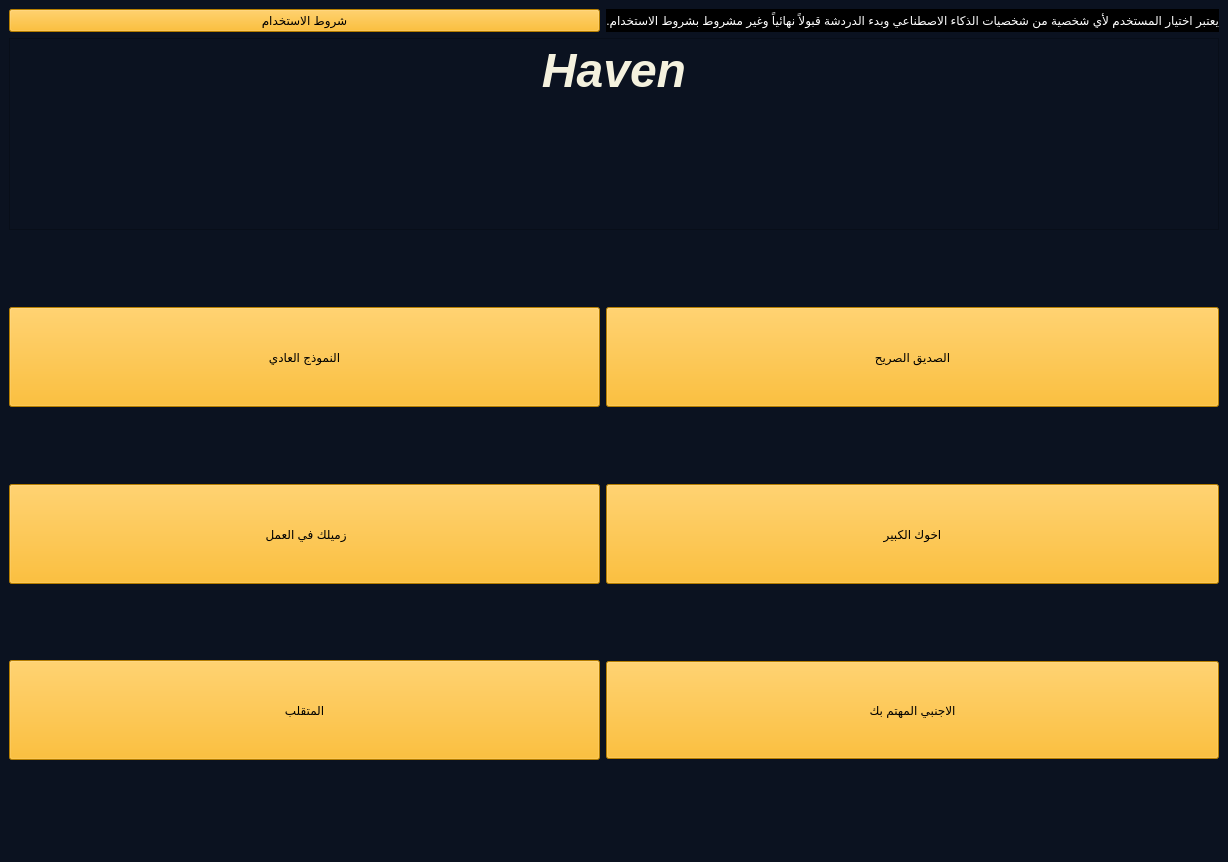
<?xml version="1.0" encoding="UTF-8"?>
<ui version="4.0">
 <class>MainWindow</class>
 <widget class="QMainWindow" name="MainWindow">
  <property name="geometry">
   <rect>
    <x>0</x>
    <y>0</y>
    <width>1228</width>
    <height>862</height>
   </rect>
  </property>
  <property name="windowTitle">
   <string>MainWindow</string>
  </property>
  <property name="styleSheet">
   <string notr="true">background-color: rgb(11, 18, 32);</string>
  </property>
  <widget class="QWidget" name="centralwidget">
   <layout class="QGridLayout" name="gridLayout">
    <item row="5" column="0">
     <widget class="QPushButton" name="pushButton_2">
      <property name="minimumSize">
       <size>
        <width>0</width>
        <height>100</height>
       </size>
      </property>
      <property name="styleSheet">
       <string notr="true">background-color: rgb(255, 176, 0);
font: 14pt &quot;Segoe UI&quot;;
color: rgb(0, 0, 0);</string>
      </property>
      <property name="text">
       <string>النموذج العادي</string>
      </property>
      <property name="icon">
       <iconset resource="sources.qrc">
        <normaloff>:/images/robot.png</normaloff>:/images/robot.png</iconset>
      </property>
      <property name="iconSize">
       <size>
        <width>66</width>
        <height>78</height>
       </size>
      </property>
      <property name="autoRepeatInterval">
       <number>104</number>
      </property>
      <property name="autoDefault">
       <bool>false</bool>
      </property>
      <property name="default">
       <bool>false</bool>
      </property>
      <property name="flat">
       <bool>false</bool>
      </property>
     </widget>
    </item>
    <item row="12" column="0" colspan="2">
     <spacer name="verticalSpacer">
      <property name="orientation">
       <enum>Qt::Vertical</enum>
      </property>
      <property name="sizeHint" stdset="0">
       <size>
        <width>20</width>
        <height>40</height>
       </size>
      </property>
     </spacer>
    </item>
    <item row="10" column="0">
     <widget class="QPushButton" name="pushButton_5">
      <property name="minimumSize">
       <size>
        <width>0</width>
        <height>100</height>
       </size>
      </property>
      <property name="styleSheet">
       <string notr="true">
font: 14pt &quot;Segoe UI&quot;;
color: rgb(0, 0, 0);
background-color: rgb(255, 176, 0);</string>
      </property>
      <property name="text">
       <string>المتقلب</string>
      </property>
      <property name="icon">
       <iconset resource="sources.qrc">
        <normaloff>:/images/pngtree-person-black-logo-download-design-vector-png-image_6954214.png</normaloff>:/images/pngtree-person-black-logo-download-design-vector-png-image_6954214.png</iconset>
      </property>
      <property name="iconSize">
       <size>
        <width>93</width>
        <height>91</height>
       </size>
      </property>
     </widget>
    </item>
    <item row="6" column="0" colspan="2">
     <spacer name="verticalSpacer_3">
      <property name="orientation">
       <enum>Qt::Vertical</enum>
      </property>
      <property name="sizeHint" stdset="0">
       <size>
        <width>20</width>
        <height>40</height>
       </size>
      </property>
     </spacer>
    </item>
    <item row="9" column="0" colspan="2">
     <spacer name="verticalSpacer_2">
      <property name="orientation">
       <enum>Qt::Vertical</enum>
      </property>
      <property name="sizeHint" stdset="0">
       <size>
        <width>20</width>
        <height>40</height>
       </size>
      </property>
     </spacer>
    </item>
    <item row="10" column="1">
     <widget class="QPushButton" name="pushButton_6">
      <property name="minimumSize">
       <size>
        <width>0</width>
        <height>98</height>
       </size>
      </property>
      <property name="maximumSize">
       <size>
        <width>16777208</width>
        <height>16777215</height>
       </size>
      </property>
      <property name="styleSheet">
       <string notr="true">
font: 14pt &quot;Segoe UI&quot;;
color: rgb(0, 0, 0);
background-color: rgb(255, 176, 0);</string>
      </property>
      <property name="text">
       <string>الاجنبي المهتم بك</string>
      </property>
      <property name="icon">
       <iconset resource="sources.qrc">
        <normaloff>:/images/pngtree-hiking-man-silhouette-vector-png-image_14025951.png</normaloff>:/images/pngtree-hiking-man-silhouette-vector-png-image_14025951.png</iconset>
      </property>
      <property name="iconSize">
       <size>
        <width>93</width>
        <height>91</height>
       </size>
      </property>
     </widget>
    </item>
    <item row="5" column="1">
     <widget class="QPushButton" name="pushButton">
      <property name="minimumSize">
       <size>
        <width>0</width>
        <height>100</height>
       </size>
      </property>
      <property name="styleSheet">
       <string notr="true">
font: 14pt &quot;Segoe UI&quot;;
color: rgb(0, 0, 0);
background-color: rgb(255, 176, 0);</string>
      </property>
      <property name="text">
       <string>الصديق الصريح</string>
      </property>
      <property name="icon">
       <iconset resource="sources.qrc">
        <normaloff>:/images/brothr.png</normaloff>:/images/brothr.png</iconset>
      </property>
      <property name="iconSize">
       <size>
        <width>93</width>
        <height>91</height>
       </size>
      </property>
     </widget>
    </item>
    <item row="2" column="0" colspan="2">
     <spacer name="verticalSpacer_4">
      <property name="orientation">
       <enum>Qt::Vertical</enum>
      </property>
      <property name="sizeHint" stdset="0">
       <size>
        <width>20</width>
        <height>40</height>
       </size>
      </property>
     </spacer>
    </item>
    <item row="8" column="0">
     <widget class="QPushButton" name="pushButton_3">
      <property name="minimumSize">
       <size>
        <width>0</width>
        <height>100</height>
       </size>
      </property>
      <property name="styleSheet">
       <string notr="true">
font: 14pt &quot;Segoe UI&quot;;
color: rgb(0, 0, 0);
background-color: rgb(255, 176, 0);</string>
      </property>
      <property name="text">
       <string> زميلك في العمل</string>
      </property>
      <property name="icon">
       <iconset resource="sources.qrc">
        <normaloff>:/images/work.png</normaloff>:/images/work.png</iconset>
      </property>
      <property name="iconSize">
       <size>
        <width>93</width>
        <height>91</height>
       </size>
      </property>
     </widget>
    </item>
    <item row="8" column="1">
     <widget class="QPushButton" name="pushButton_4">
      <property name="minimumSize">
       <size>
        <width>0</width>
        <height>100</height>
       </size>
      </property>
      <property name="styleSheet">
       <string notr="true">
font: 14pt &quot;Segoe UI&quot;;
color: rgb(0, 0, 0);
background-color: rgb(255, 176, 0);</string>
      </property>
      <property name="text">
       <string>اخوك الكبير</string>
      </property>
      <property name="icon">
       <iconset resource="sources.qrc">
        <normaloff>:/images/bro (2).png</normaloff>:/images/bro (2).png</iconset>
      </property>
      <property name="iconSize">
       <size>
        <width>93</width>
        <height>91</height>
       </size>
      </property>
     </widget>
    </item>
    <item row="1" column="0" colspan="2">
     <widget class="QTextBrowser" name="textBrowser">
      <property name="html">
       <string>&lt;!DOCTYPE HTML PUBLIC &quot;-//W3C//DTD HTML 4.0//EN&quot; &quot;http://www.w3.org/TR/REC-html40/strict.dtd&quot;&gt;
&lt;html&gt;&lt;head&gt;&lt;meta name=&quot;qrichtext&quot; content=&quot;1&quot; /&gt;&lt;meta charset=&quot;utf-8&quot; /&gt;&lt;style type=&quot;text/css&quot;&gt;
p, li { white-space: pre-wrap; }
hr { height: 1px; border-width: 0; }
li.unchecked::marker { content: &quot;\2610&quot;; }
li.checked::marker { content: &quot;\2612&quot;; }
&lt;/style&gt;&lt;/head&gt;&lt;body style=&quot; font-family:'Segoe UI'; font-size:9pt; font-weight:400; font-style:normal;&quot;&gt;
&lt;p align=&quot;center&quot; style=&quot; margin-top:0px; margin-bottom:0px; margin-left:0px; margin-right:0px; -qt-block-indent:0; text-indent:0px;&quot;&gt;&lt;span style=&quot; font-size:36pt; font-weight:700; font-style:italic; color:#f4f1de;&quot;&gt;Haven&lt;/span&gt;&lt;/p&gt;&lt;/body&gt;&lt;/html&gt;</string>
      </property>
     </widget>
    </item>
    <item row="0" column="0">
     <widget class="QPushButton" name="pushButton_7">
      <property name="styleSheet">
       <string notr="true">background-color: rgb(255, 176, 0);
color: rgb(0, 0, 0);
font: 11pt &quot;Segoe UI&quot;;</string>
      </property>
      <property name="text">
       <string>شروط الاستخدام</string>
      </property>
     </widget>
    </item>
    <item row="0" column="1">
     <widget class="QLabel" name="label">
      <property name="styleSheet">
       <string notr="true">background-color: rgb(0, 0, 0);
color: rgb(255, 255, 255);</string>
      </property>
      <property name="text">
       <string>يعتبر اختيار المستخدم لأي شخصية من شخصيات الذكاء الاصطناعي وبدء الدردشة قبولاً نهائياً وغير مشروط بشروط الاستخدام.</string>
      </property>
     </widget>
    </item>
   </layout>
  </widget>
  <widget class="QMenuBar" name="menubar">
   <property name="geometry">
    <rect>
     <x>0</x>
     <y>0</y>
     <width>1228</width>
     <height>21</height>
    </rect>
   </property>
  </widget>
  <widget class="QStatusBar" name="statusbar"/>
 </widget>
 <resources>
  <include location="sources.qrc"/>
 </resources>
 <connections/>
</ui>
